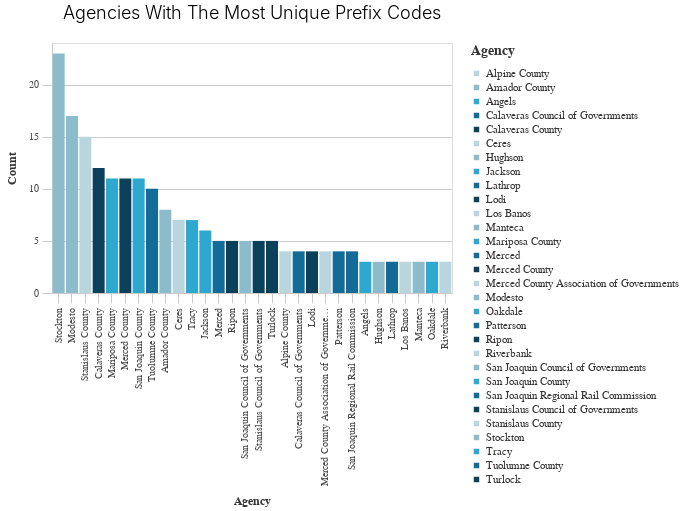

Write notebook code for a chart like this one.
### Code cell
_dla_utils.basic_bar_chart(((_dla_utils.get_nunique(df, 'prefix', 'primary_agency_name')).head(30)),
                            'primary_agency_name', 'n', 'primary_agency_name', subset, 'Agencies With The Most Unique Prefix Codes')

### Figure 1 — Vega-Lite specification as saved in the notebook (floating-point values rounded to 4 significant figures)
{"config": {"view": {"continuousWidth": 400, "continuousHeight": 300}, "axis": {"domainColor": "#cbcbcb", "grid": true, "gridColor": "#cbcbcb", "gridWidth": 1, "labelColor": "#474747", "labelFont": "Nunito Sans", "labelFontSize": 10, "labelPadding": 4, "tickColor": "#cbcbcb", "tickSize": 10, "titleColor": "#333", "titleFont": "Raleway", "titleFontSize": 12, "titlePadding": 10}, "axisBand": {"grid": false}, "background": "white", "font": "Raleway", "header": {"labelFont": "Nunito Sans", "titleFont": "Raleway"}, "legend": {"labelColor": "#333", "labelFont": "Nunito Sans", "labelFontSize": 11, "labelLimit": 0, "padding": 1, "symbolSize": 30, "symbolType": "square", "titleColor": "#333", "titleFont": "Raleway", "titleFontSize": 14, "titlePadding": 10}, "title": {"anchor": "middle", "font": "Raleway", "fontSize": 18, "fontWeight": 300, "offset": 20}}, "data": {"name": "data-8c30eff7f2a00014e565d4bb68c88ca9"}, "mark": "bar", "encoding": {"color": {"field": "primary_agency_name", "legend": {"title": "Agency"}, "scale": {"range": ["#B9D6DF", "#8CBCCB", "#2EA8CE", "#136C97", "#0B405B"]}, "type": "nominal"}, "x": {"field": "primary_agency_name", "sort": "-y", "title": "Agency", "type": "nominal"}, "y": {"field": "n", "title": "Count", "type": "quantitative"}}, "height": 250, "title": "Agencies With The Most Unique Prefix Codes", "width": 400, "$schema": "https://vega.github.io/schema/vega-lite/v4.17.0.json", "datasets": {"data-8c30eff7f2a00014e565d4bb68c88ca9": [{"primary_agency_name": "Stockton", "n": 23}, {"primary_agency_name": "Modesto", "n": 17}, {"primary_agency_name": "Stanislaus County", "n": 15}, {"primary_agency_name": "Calaveras County", "n": 12}, {"primary_agency_name": "Mariposa County", "n": 11}, {"primary_agency_name": "Merced County", "n": 11}, {"primary_agency_name": "San Joaquin County", "n": 11}, {"primary_agency_name": "Tuolumne County", "n": 10}, {"primary_agency_name": "Amador County", "n": 8}, {"primary_agency_name": "Ceres", "n": 7}, {"primary_agency_name": "Tracy", "n": 7}, {"primary_agency_name": "Jackson", "n": 6}, {"primary_agency_name": "Merced", "n": 5}, {"primary_agency_name": "Ripon", "n": 5}, {"primary_agency_name": "San Joaquin Council of Governments", "n": 5}, {"primary_agency_name": "Stanislaus Council of Governments", "n": 5}, {"primary_agency_name": "Turlock", "n": 5}, {"primary_agency_name": "Alpine County", "n": 4}, {"primary_agency_name": "Calaveras Council of Governments", "n": 4}, {"primary_agency_name": "Lodi", "n": 4}, {"primary_agency_name": "Merced County Association of Governments", "n": 4}, {"primary_agency_name": "Patterson", "n": 4}, {"primary_agency_name": "San Joaquin Regional Rail Commission", "n": 4}, {"primary_agency_name": "Angels", "n": 3}, {"primary_agency_name": "Hughson", "n": 3}, {"primary_agency_name": "Lathrop", "n": 3}, {"primary_agency_name": "Los Banos", "n": 3}, {"primary_agency_name": "Manteca", "n": 3}, {"primary_agency_name": "Oakdale", "n": 3}, {"primary_agency_name": "Riverbank", "n": 3}]}}
